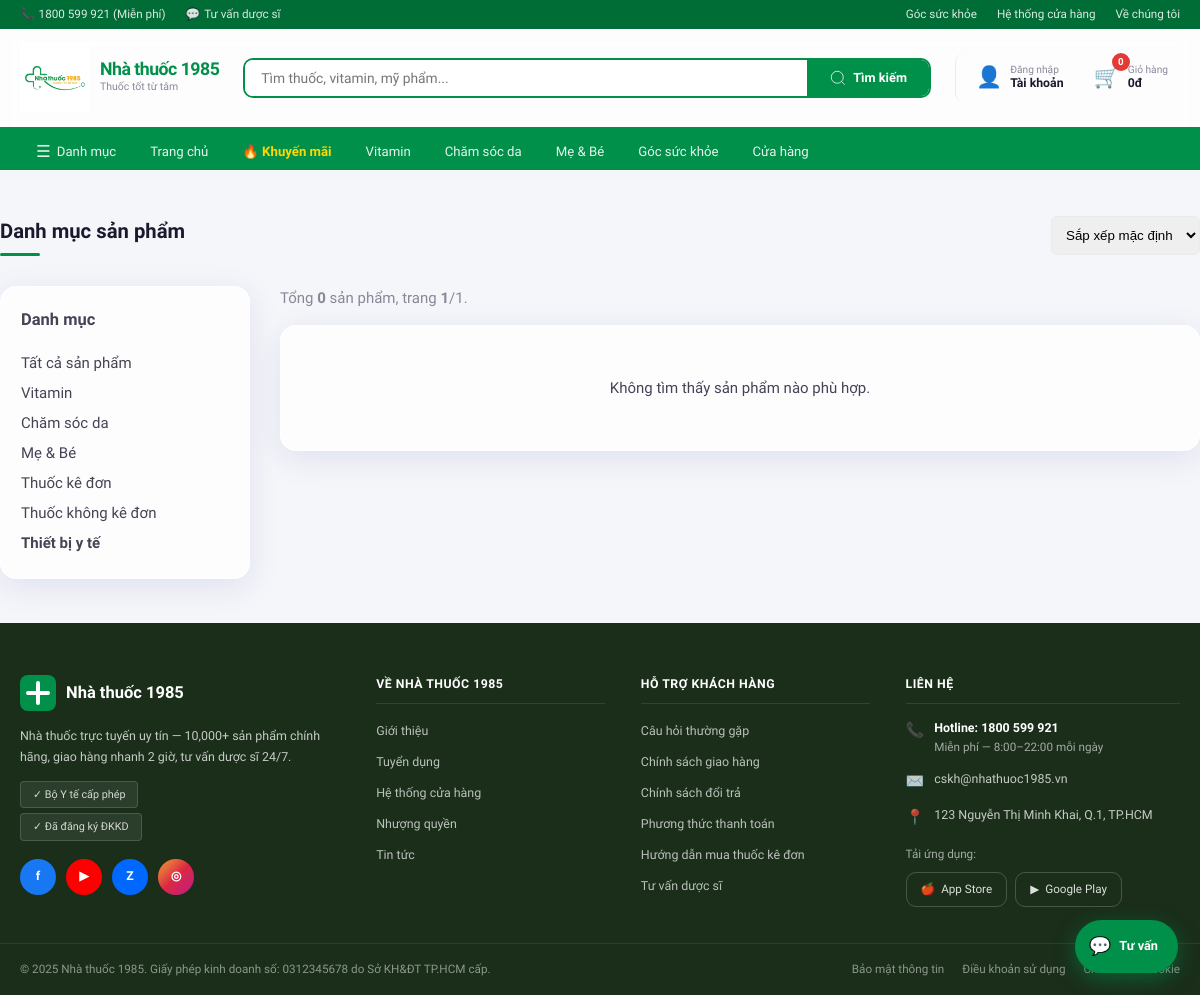
Page /products?category=5 on the committed database.
### tables this page shows
CREATE TABLE categories (
    category_id INT PRIMARY KEY AUTO_INCREMENT,
    category_name VARCHAR(100) NOT NULL,
    description TEXT,
    parent_category_id INT DEFAULT NULL COMMENT 'Hỗ trợ danh mục con',
    image_url VARCHAR(255),
    created_at TIMESTAMP DEFAULT CURRENT_TIMESTAMP,
    FOREIGN KEY (parent_category_id) REFERENCES categories(category_id) ON DELETE SET NULL,
    INDEX idx_parent (parent_category_id)
);

### app/controllers/ProductController.php (called while the page is built, shortened)
<?php
require_once __DIR__ . '/../Models/ProductModel.php';
class ProductController extends BaseController {
    private $productModel;
    public function __construct() {
        $this->productModel = new ProductModel();
    }
    public function index() {
        $category = $_GET['category'] ?? null;
        $q = $_GET['q'] ?? null;
        $sort = $_GET['sort'] ?? null;
        $sale = isset($_GET['sale']);
        $pageSize = 32;
        $requestedPage = max(1, (int)($_GET['page'] ?? 1));
        $currentPage = $requestedPage;
        $totalProducts = 0;
        $categories = $this->productModel->getCategories();
        if ($q) {
            $totalProducts = $this->productModel->countSearchProducts($q);
        } elseif (trim($category) === 'thuoc-ke-don') {
            $totalProducts = $this->productModel->countProductsByType('rx');
        } elseif (trim($category) === 'thuoc-otc') {
            $totalProducts = $this->productModel->countProductsByType('otc');
        } elseif ($category && is_numeric($category)) {
            $totalProducts = $this->productModel->countProductsByCategory((int)$category);
        } elseif ($sale) {
            $totalProducts = $this->productModel->countSaleProducts();
        } else {
            $totalProducts = $this->productModel->countAllActiveProducts();
        }
        $totalPages = max(1, (int)ceil($totalProducts / $pageSize));
        $currentPage = min($currentPage, $totalPages);
        $offset = ($currentPage - 1) * $pageSize;
        if ($q) {
            $products = $this->productModel->searchProducts($q, $sort, $pageSize, $offset);
        } elseif (trim($category) === 'thuoc-ke-don') {
            $products = $this->productModel->getProductsByType('rx', $pageSize, $sort, $offset);
        } elseif (trim($category) === 'thuoc-otc') {
            $products = $this->productModel->getProductsByType('otc', $pageSize, $sort, $offset);
        } elseif ($category) {
            if (is_numeric($category)) {
                $products = $this->productModel->getProductsByCategory((int)$category, $pageSize, $sort, $offset);
            } else {
                $products = $this->productModel->getNewProducts($pageSize, $sort, $offset);
            }
        } elseif ($sale) {
            $products = $this->productModel->getSaleProducts($pageSize, $sort, $offset);
        } else {
            $products = $this->productModel->getNewProducts($pageSize, $sort, $offset);
        }
        $this->loadView('product/list', [
            'products' => $products,
            'categories' => $categories,
            'pageTitle' => 'Sản phẩm - Nhà thuốc 1985',
            'pagination' => [
                'current_page' => $currentPage,
                'page_size' => $pageSize,
                'total_products' => $totalProducts,
                'total_pages' => $totalPages
            ]
        ]);
    }
}

### app/models/BaseModel.php (called while the page is built, shortened)
<?php
class BaseModel {
    public function __construct() {
        try {
            $dsn = "mysql:host=" . DB_HOST . ";dbname=" . DB_NAME . ";charset=utf8mb4";
            $this->db = new PDO($dsn, DB_USER, DB_PASS);
        } catch (PDOException $e) {
            die("Lỗi kết nối: " . $e->getMessage());
        }
    }
}

### app/models/ProductModel.php (called while the page is built, shortened)
<?php
require_once __DIR__ . '/BaseModel.php';
class ProductModel extends BaseModel {
    public function getCategories() {
        $cacheFile = __DIR__ . '/../storage/cache/categories.json';
        $cacheTime = 3600;
        $sql = "SELECT
                    category_id,
                    category_name,
                    description,
                    image_url
                FROM categories
                WHERE parent_category_id IS NULL
                ORDER BY category_id";
        $stmt = $this->db->query($sql);
        $categories = $stmt->fetchAll(PDO::FETCH_ASSOC);
        $cacheDir = dirname($cacheFile);
        return $categories;
    }
}

### app/views/product/list.php (the view, shortened to what this page needs)
<?php include __DIR__ . '/../layout/header.php'; ?>
<div class="container section animate-fade-up">
    <div style="display: flex; justify-content: space-between; align-items: center; margin-bottom: 30px;">
        <h1 class="section-title" style="margin-bottom: 0;">Danh mục sản phẩm</h1>
        <div style="display: flex; gap: 15px;">
            <select onchange="window.location.href='<?= BASE_URL ?>products?category=<?= htmlspecialchars($_GET['category'] ?? '') ?>&q=<?= htmlspecialchars($_GET['q'] ?? '') ?>&sort=' + this.value" style="padding: 10px; border-radius: var(--radius-sm); border: 1px solid var(--border);">
                <option value="">Sắp xếp mặc định</option>
            </select>
        </div>
    </div>
    <div style="display: grid; grid-template-columns: 250px 1fr; gap: 30px;">
        <div class="glass-card" style="padding: 20px; height: fit-content;">
            <h3 style="margin-bottom: 15px; font-size: 1.1rem;">Danh mục</h3>
            <ul style="list-style: none; padding-left: 0; line-height: 2;">
                <li><a href="<?= BASE_URL ?>products" style="color: var(--text-color); text-decoration: none; font-weight: <?= empty($_GET['category']) ? 'bold' : 'normal' ?>;">Tất cả sản phẩm</a></li>
                <li>
                    <a href="<?= BASE_URL ?>products?category=8" style="color: var(--text-color); text-decoration: none; font-weight: <?= (isset($_GET['category']) && $_GET['category'] == '8') ? 'bold' : 'normal' ?>;">
                        Vitamin
                    </a>
                </li>
                <li>
                    <a href="<?= BASE_URL ?>products?category=4" style="color: var(--text-color); text-decoration: none; font-weight: <?= (isset($_GET['category']) && $_GET['category'] == '4') ? 'bold' : 'normal' ?>;">
                        Chăm sóc da
                    </a>
                </li>
                <li>
                    <a href="<?= BASE_URL ?>products?category=3" style="color: var(--text-color); text-decoration: none; font-weight: <?= (isset($_GET['category']) && $_GET['category'] == '3') ? 'bold' : 'normal' ?>;">
                        Mẹ & Bé
                    </a>
                </li>
                <?php if (isset($categories)): foreach ($categories as $cat): ?>
                    <?php
                        if (in_array((int)$cat['category_id'], [3, 4, 8], true)) {
                            continue;
                        }
                    ?>
                    <li>
                        <a href="<?= BASE_URL ?>products?category=<?= $cat['category_id'] ?>" style="color: var(--text-color); text-decoration: none; font-weight: <?= (isset($_GET['category']) && $_GET['category'] == $cat['category_id']) ? 'bold' : 'normal' ?>;">
                            <?= htmlspecialchars($cat['category_name']) ?>
                        </a>
                    </li>
                <?php endforeach; endif; ?>
            </ul>
        </div>
        <div>
            <?php if (isset($pagination)): ?>
                <div style="margin-bottom: 15px; color: var(--text-muted);">
                    Tổng <strong><?= (int)$pagination['total_products'] ?></strong> sản phẩm,
                    trang <strong><?= (int)$pagination['current_page'] ?></strong>/<?= (int)$pagination['total_pages'] ?>.
                </div>
            <?php endif; ?>
            <?php if (empty($products)): ?>
                <div class="glass-card" style="padding: 50px; text-align: center;">
                    <p>Không tìm thấy sản phẩm nào phù hợp.</p>
                </div>
            <?php endif; ?>
        </div>
    </div>
</div>
<?php include __DIR__ . '/../layout/footer.php'; ?>

### public/css/premium.css (style rules this page uses)
:root { --glass-bg: rgba(255, 255, 255, 0.8); --glass-border: rgba(255, 255, 255, 0.3); --glass-shadow: 0 8px 32px 0 rgba(31, 38, 135, 0.1); --gradient-primary: linear-gradient(135deg, #00904a 0%, #006d37 100%); --gradient-accent: linear-gradient(135deg, #ff6b00 0%, #ff8c00 100%); }
.glass-card { background: var(--glass-bg); backdrop-filter: blur(8px); -webkit-backdrop-filter: blur(8px); border: 1px solid var(--glass-border); box-shadow: var(--glass-shadow); border-radius: var(--radius-lg); transition: transform 0.3s ease, box-shadow 0.3s ease; }
.animate-fade-up { animation: fadeInUp 0.6s ease-out forwards; }

### public/css/variables.css (style rules this page uses)
:root { --green: #00904a; --green-dark: #006d37; --green-light: #e8f5ee; --green-mid: #c8e6d4; --orange: #ff6b00; --orange-light: #fff3e8; --red: #e53935; --blue: #1565c0; --text-main: #1a1a2e; --text-body: #444455; --text-muted: #888899; --text-light: #aaaabd; --border: #e8eaed; --bg-page: #f5f6fa; --bg-white: #ffffff; --radius-sm: 6px; --radius: 10px; --radius-lg: 16px; --shadow-sm: 0 2px 8px rgba(0,0,0,.06); --shadow: 0 4px 16px rgba(0,0,0,.09); --shadow-lg: 0 8px 32px rgba(0,0,0,.13); --transition: .22s cubic-bezier(.4,0,.2,1); --font-main: 'Be Vietnam Pro', sans-serif; --font-alt: 'Nunito', sans-serif; --container: 1240px; }
*, *::before, *::after { box-sizing: border-box; margin: 0; padding: 0; }
html { scroll-behavior: smooth; font-size: 15px; }
body { font-family: var(--font-main); color: var(--text-body); background: var(--bg-page); line-height: 1.6; -webkit-font-smoothing: antialiased; }
a { text-decoration: none; color: inherit; }
ul { list-style: none; }
.container { max-width: var(--container); margin: 0 auto; padding: 0 20px; }
.section { padding: 44px 0; }
.section-title { font-size: 1.35rem; font-weight: 800; color: var(--text-main); position: relative; padding-bottom: 8px; }
.section-title::after { content: ''; position: absolute; bottom: 0; left: 0; width: 40px; height: 3px; background: var(--green); border-radius: 2px; }

### rows in the picture
categories: category_name "Thuốc kê đơn"
categories: category_name "Thuốc không kê đơn"
categories: category_name "Thiết bị y tế"

### other values in the picture
$cartItemCount "0"
$pagination['total_products'] "0"
$pagination['current_page'] "1"
$pagination['total_pages'] "1"
